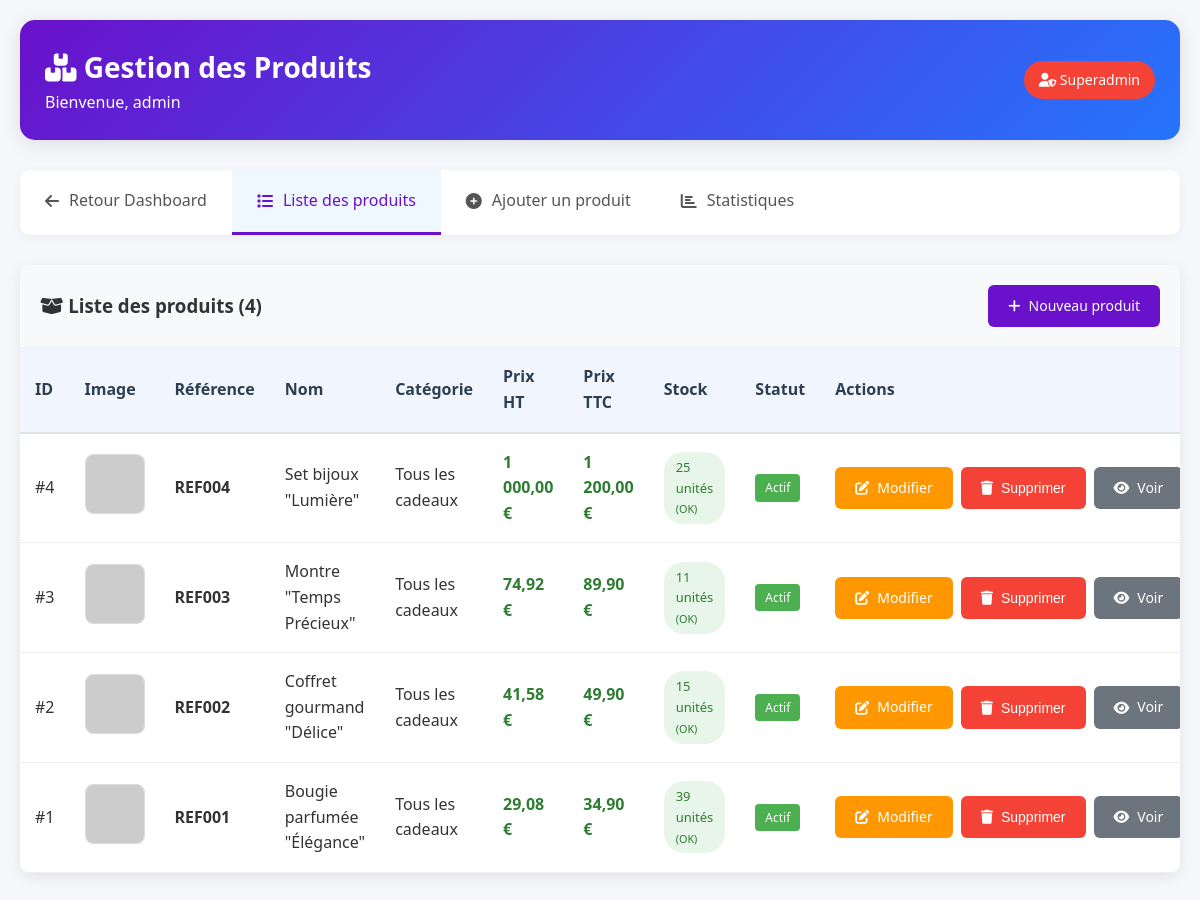
/admin_produits.php (signed in), run on an earlier commit of the app's database.
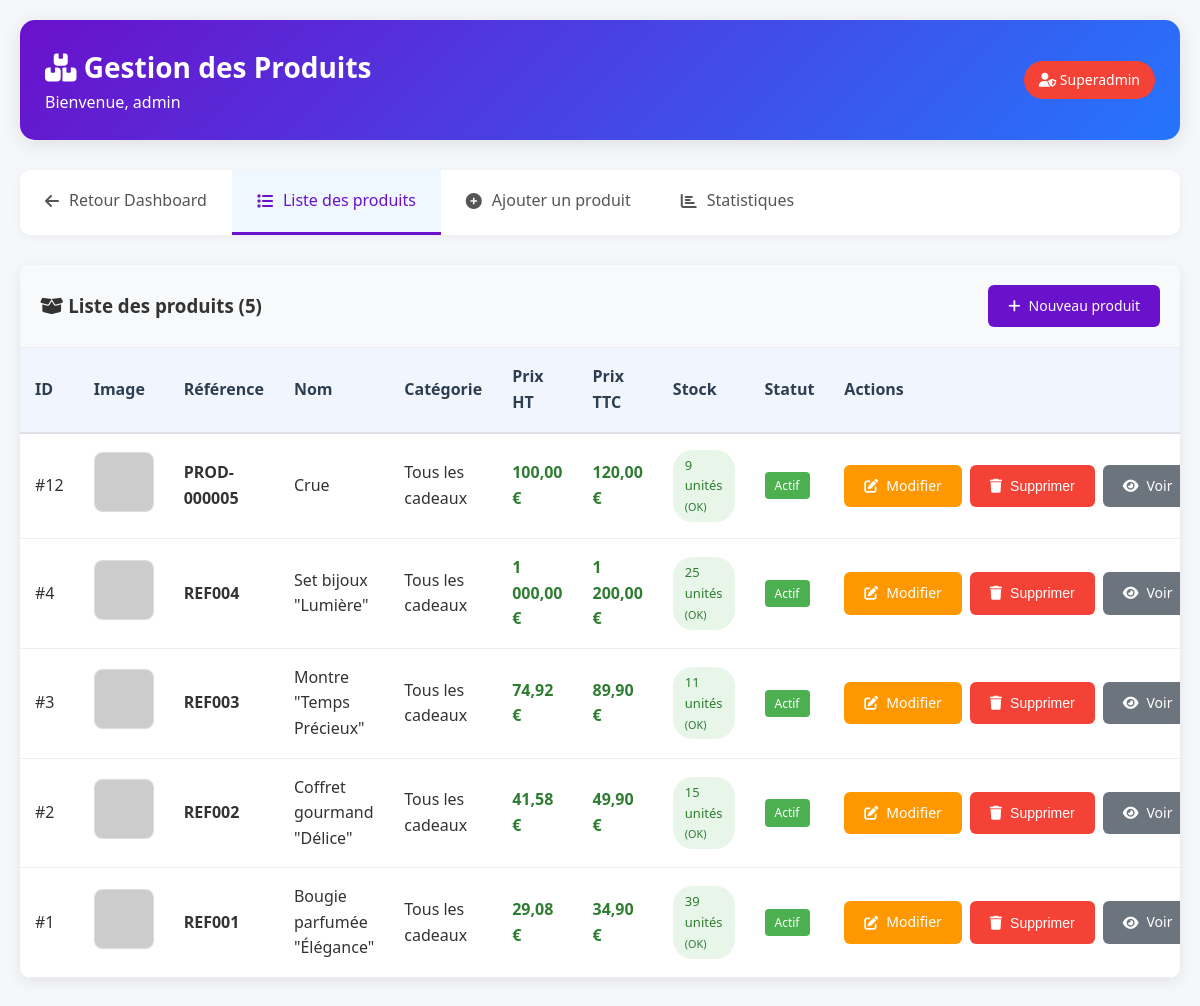
And on a later commit of the database.
### tables this page shows
CREATE TABLE `produits` (
  `id_produit` int NOT NULL,
  `reference` varchar(50) NOT NULL,
  `nom` varchar(255) NOT NULL,
  `slug` varchar(255) NOT NULL,
  `description` text,
  `description_courte` text,
  `prix_ht` decimal(10,2) NOT NULL,
  `tva` decimal(4,2) DEFAULT '20.00',
  `prix_ttc` decimal(10,2) GENERATED ALWAYS AS ((`prix_ht` * (1 + (`tva` / 100)))) STORED,
  `quantite_stock` int DEFAULT '0',
  `seuil_alerte` int DEFAULT '10',
  `id_categorie` int NOT NULL,
  `marque` varchar(100) DEFAULT NULL,
  `poids` decimal(6,2) DEFAULT NULL COMMENT 'en grammes',
  `dimensions` varchar(50) DEFAULT NULL COMMENT 'LxHxP en cm',
  `materiau` varchar(100) DEFAULT NULL,
  `couleur` varchar(50) DEFAULT NULL,
  `made_in` varchar(50) DEFAULT NULL,
  `personnalisable` tinyint(1) DEFAULT '0',
  `ecologique` tinyint(1) DEFAULT '0',
  `made_in_france` tinyint(1) DEFAULT '0',
  `artisanal` tinyint(1) DEFAULT '0',
  `exclusif` tinyint(1) DEFAULT '0',
  `note_moyenne` decimal(3,2) DEFAULT '0.00',
  `nombre_avis` int DEFAULT '0',
  `vues` int DEFAULT '0',
  `ventes` int DEFAULT '0',
  `statut` enum('actif','inactif','rupture','bientot') DEFAULT 'actif',
  `date_creation` datetime DEFAULT CURRENT_TIMESTAMP,
  `date_modification` datetime DEFAULT NULL ON UPDATE CURRENT_TIMESTAMP
);

CREATE TABLE `categories` (
  `id_categorie` int NOT NULL,
  `nom` varchar(100) NOT NULL,
  `slug` varchar(100) NOT NULL,
  `description` text,
  `parent_id` int DEFAULT NULL,
  `image` varchar(255) DEFAULT NULL,
  `ordre` int DEFAULT '0',
  `active` tinyint(1) DEFAULT '1',
  `meta_titre` varchar(255) DEFAULT NULL,
  `meta_description` text,
  `date_creation` datetime DEFAULT CURRENT_TIMESTAMP
);

### admin_produits.php (the view, shortened to what this page needs)
<?php
require_once 'admin_protection.php';
$host = 'localhost';
$dbname = 'heureducadeau';
$username_db = 'Philippe';
$password_db = 'l@99339R';
try {
    $pdo = new PDO("mysql:host=$host;dbname=$dbname;charset=utf8mb4", $username_db, $password_db);
    $pdo->setAttribute(PDO::ATTR_ERRMODE, PDO::ERRMODE_EXCEPTION);
    $pdo->exec("CREATE TABLE IF NOT EXISTS `images_produits` (
        `id_image` int NOT NULL AUTO_INCREMENT,
        `id_produit` int NOT NULL,
        `url_image` varchar(255) NOT NULL,
        `alt_text` varchar(255) DEFAULT NULL,
        `ordre` int DEFAULT '0',
        `principale` tinyint(1) DEFAULT '0',
        `date_ajout` datetime DEFAULT CURRENT_TIMESTAMP,
        PRIMARY KEY (`id_image`),
        KEY `id_produit` (`id_produit`)
    ) ENGINE=InnoDB DEFAULT CHARSET=utf8mb4");
} catch(PDOException $e) {
    die("Erreur de connexion à la base de données : " . $e->getMessage());
}
function getAllProducts($pdo) {
    $sql = "SELECT p.*, c.nom as categorie_nom
            FROM produits p
            LEFT JOIN categories c ON p.id_categorie = c.id_categorie
            ORDER BY p.id_produit DESC";
    $stmt = $pdo->prepare($sql);
    $stmt->execute();
    return $stmt->fetchAll(PDO::FETCH_ASSOC);
}
$action = $_GET['action'] ?? 'list';
$admin_username = $_SESSION['admin_username'] ?? 'Administrateur';
$admin_role = $_SESSION['admin_role'] ?? 'Non défini';
?>
<!DOCTYPE html>
<html lang="fr">
<head>
    <link rel="stylesheet" href="https://cdnjs.cloudflare.com/ajax/libs/font-awesome/6.4.0/css/all.min.css">
</head>
<body>
    <div class="container">
        <div class="header">
            <div>
                <h1><i class="fas fa-boxes"></i> Gestion des Produits</h1>
                <p>Bienvenue, <?php echo htmlspecialchars($admin_username); ?></p>
            </div>
            <div class="role-badge <?php echo $admin_role === 'superadmin' ? 'superadmin-badge' : ''; ?>">
                <i class="fas fa-user-shield"></i> <?php echo htmlspecialchars(ucfirst($admin_role)); ?>
            </div>
        </div>
        <div class="nav-tabs">
            <a href="dashboard.php">
                <i class="fas fa-arrow-left"></i> Retour Dashboard
            </a>
            <a href="admin_produits.php?action=list" class="<?php echo $action == 'list' ? 'active' : ''; ?>">
                <i class="fas fa-list"></i> Liste des produits
            </a>
            <a href="admin_produits.php?action=add" class="<?php echo $action == 'add' ? 'active' : ''; ?>">
                <i class="fas fa-plus-circle"></i> Ajouter un produit
            </a>
            <a href="admin_produits.php?action=stats" class="<?php echo $action == 'stats' ? 'active' : ''; ?>">
                <i class="fas fa-chart-bar"></i> Statistiques
            </a>
        </div>
        <?php if ($action == 'list'): ?>
            <?php
            $products = getAllProducts($pdo);
            $totalProducts = count($products);
            ?>
            <div class="table-container">
                <div class="table-header">
                    <h3><i class="fas fa-box-open"></i> Liste des produits (<?php echo $totalProducts; ?>)</h3>
                    <a href="admin_produits.php?action=add" class="btn btn-primary">
                        <i class="fas fa-plus"></i> Nouveau produit
                    </a>
                </div>
                <?php if ($totalProducts > 0): ?>
                    <table>
                        <thead>
                            <tr>
                                <th>ID</th>
                                <th>Image</th>
                                <th>Référence</th>
                                <th>Nom</th>
                                <th>Catégorie</th>
                                <th>Prix HT</th>
                                <th>Prix TTC</th>
                                <th>Stock</th>
                                <th>Statut</th>
                                <th>Actions</th>
                            </tr>
                        </thead>
                        <tbody>
                            <?php foreach ($products as $product):
                                $stmt = $pdo->prepare("SELECT url_image FROM images_produits WHERE id_produit = ? AND principale = 1 LIMIT 1");
                                $stmt->execute([$product['id_produit']]);
                                $image = $stmt->fetch();
                                $image_url = $image ? $image['url_image'] : 'https://via.placeholder.com/60x60?text=+';
                                $prix_ttc = $product['prix_ht'] * (1 + ($product['tva'] / 100));
                                $quantityClass = 'quantity-high';
                                if ($product['quantite_stock'] == 0) {
                                    $quantityClass = 'quantity-low';
                                    $stockStatus = 'Rupture';
                                } elseif ($product['quantite_stock'] <= $product['seuil_alerte']) {
                                    $quantityClass = 'quantity-medium';
                                    $stockStatus = 'Faible';
                                } else {
                                    $stockStatus = 'OK';
                                }
                            ?>
                            <tr>
                                <td>#<?php echo $product['id_produit']; ?></td>
                                <td>
                                    <img src="<?php echo htmlspecialchars($image_url); ?>"
                                         alt="<?php echo htmlspecialchars($product['nom']); ?>"
                                         class="product-image"
                                         onerror="this.src='https://via.placeholder.com/60x60?text=+'">
                                </td>
                                <td><strong><?php echo htmlspecialchars($product['reference']); ?></strong></td>
                                <td><?php echo htmlspecialchars($product['nom']); ?></td>
                                <td><?php echo htmlspecialchars($product['categorie_nom'] ?? 'Non catégorisé'); ?></td>
                                <td class="price"><?php echo number_format($product['prix_ht'], 2, ',', ' '); ?> €</td>
                                <td class="price"><?php echo number_format($prix_ttc, 2, ',', ' '); ?> €</td>
                                <td>
                                    <span class="quantity <?php echo $quantityClass; ?>">
                                        <?php echo $product['quantite_stock']; ?> unités
                                        <small>(<?php echo $stockStatus; ?>)</small>
                                    </span>
                                </td>
                                <td>
                                    <?php
                                    $statusColors = [
                                        'actif' => 'success',
                                        'inactif' => 'secondary',
                                        'rupture' => 'danger',
                                        'bientot' => 'warning'
                                    ];
                                    $statusText = [
                                        'actif' => 'Actif',
                                        'inactif' => 'Inactif',
                                        'rupture' => 'Rupture',
                                        'bientot' => 'Bientôt'
                                    ];
                                    $status = $product['statut'] ?? 'actif';
                                    $color = $statusColors[$status] ?? 'secondary';
                                    ?>
                                    <span style="display: inline-block; padding: 4px 10px; font-size: 12px; border-radius: 4px; background-color: <?php
                                        echo $color === 'success' ? '#4CAF50' :
                                              ($color === 'secondary' ? '#6c757d' :
                                              ($color === 'danger' ? '#f44336' : '#ff9800'));
                                    ?>; color: white;">
                                        <?php echo $statusText[$status] ?? $status; ?>
                                    </span>
                                </td>
                                <td>
                                    <div class="actions">
                                        <a href="admin_produits.php?action=edit&id=<?php echo $product['id_produit']; ?>"
                                           class="btn btn-warning btn-sm">
                                            <i class="fas fa-edit"></i> Modifier
                                        </a>
                                        <button onclick="confirmDelete(<?php echo $product['id_produit']; ?>, '<?php echo addslashes($product['nom']); ?>')"
                                                class="btn btn-danger btn-sm">
                                            <i class="fas fa-trash"></i> Supprimer
                                        </button>
                                        <a href="admin_produits.php?action=view&id=<?php echo $product['id_produit']; ?>"
                                           class="btn btn-secondary btn-sm">
                                            <i class="fas fa-eye"></i> Voir
                                        </a>
                                    </div>
                                </td>
                            </tr>
                            <?php endforeach; ?>
                        </tbody>
                    </table>
                <?php endif; ?>
            </div>
        <?php endif; ?>
    </div>
</body>
</html>

### admin_produits.php (style rules this page uses)
* { margin: 0; padding: 0; box-sizing: border-box; }
body { font-family: 'Segoe UI', Tahoma, Geneva, Verdana, sans-serif; background-color: #f5f7fa; color: #333; line-height: 1.6; }
.container { max-width: 1400px; margin: 0 auto; padding: 20px; }
.header { background: linear-gradient(135deg, #6a11cb 0%, #2575fc 100%); color: white; padding: 25px; border-radius: 15px; margin-bottom: 30px; box-shadow: 0 4px 20px rgba(0, 0, 0, 0.1); display: flex; justify-content: space-between; align-items: center; flex-wrap: wrap; gap: 20px; }
.header h1 { font-size: 28px; font-weight: 600; }
.role-badge { background-color: #4CAF50; color: white; padding: 8px 15px; border-radius: 20px; font-size: 14px; font-weight: 500; }
.superadmin-badge { background-color: #f44336; }
.nav-tabs { display: flex; background-color: white; border-radius: 10px; overflow: hidden; margin-bottom: 30px; box-shadow: 0 2px 10px rgba(0, 0, 0, 0.05); }
.nav-tabs a { padding: 18px 25px; text-decoration: none; color: #555; font-weight: 500; border-bottom: 3px solid transparent; transition: all 0.3s ease; display: flex; align-items: center; gap: 10px; }
.nav-tabs a.active { color: #6a11cb; border-bottom-color: #6a11cb; background-color: #f0f8ff; }
.btn { padding: 10px 20px; border: none; border-radius: 6px; cursor: pointer; font-weight: 500; font-size: 14px; transition: all 0.3s ease; display: inline-flex; align-items: center; gap: 8px; text-decoration: none; }
.btn-primary { background-color: #6a11cb; color: white; }
.btn-warning { background-color: #ff9800; color: white; }
.btn-danger { background-color: #f44336; color: white; }
.btn-secondary { background-color: #6c757d; color: white; }
.table-container { background-color: white; border-radius: 10px; overflow: hidden; box-shadow: 0 4px 15px rgba(0, 0, 0, 0.08); margin-bottom: 30px; }
.table-header { background-color: #f8f9fa; padding: 20px; display: flex; justify-content: space-between; align-items: center; border-bottom: 1px solid #eee; }
table { width: 100%; border-collapse: collapse; }
th { background-color: #f1f5fd; padding: 16px 15px; text-align: left; font-weight: 600; color: #2c3e50; border-bottom: 2px solid #dee2e6; }
td { padding: 16px 15px; border-bottom: 1px solid #eee; vertical-align: middle; }
.product-image { width: 60px; height: 60px; object-fit: cover; border-radius: 8px; border: 1px solid #ddd; }
.price { font-weight: 600; color: #2e7d32; }
.quantity { display: inline-block; padding: 5px 12px; border-radius: 20px; font-size: 13px; font-weight: 500; }
.quantity-high { background-color: #e8f5e9; color: #2e7d32; }
.actions { display: flex; gap: 8px; }

What changed in the data, as far as the page shows it:
added produits: id_produit "12", reference "PROD-000005", nom "Crue", id_categorie.nom "Tous les cadeaux", prix_ht "100,00", prix_ttc "120,00", quantite_stock "9", stockStatus "OK", statut "Actif"
Also different on the page:
$totalProducts: "4" → "5"
